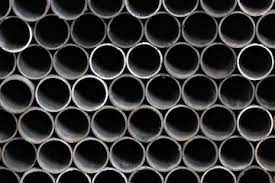
#> input picture aonimages/download.jpg, 275 x 183 px, found by its file name
$ python 'rings(pipes).py'
#> lines starting #> are read from the running program, lines starting #| are printed output that depends on the picture; after the words box and inside, x2 and y2 are one past the last pixel; in counts of white or black regions, pixels touching at a corner belong together
import cv2
import numpy as np

def empty(a):
    pass

def stackImages(scale, imgArray):
    rows = len(imgArray)
    cols = len(imgArray[0])
    rowsAvailable = isinstance(imgArray[0], list)
    width = imgArray[0][0].shape[1]
    height = imgArray[0][0].shape[0]
    if rowsAvailable:
        for x in range(0, rows):
            for y in range(0, cols):
                if imgArray[x][y].shape[:2] == imgArray[0][0].shape[:2]:
                    imgArray[x][y] = cv2.resize(imgArray[x][y], (0, 0), None, scale, scale)
                else:
                    imgArray[x][y] = cv2.resize(imgArray[x][y], (imgArray[0][0].shape[1], imgArray[0][0].shape[0]), None, scale, scale)
                if len(imgArray[x][y].shape) == 2:
                    imgArray[x][y] = cv2.cvtColor(imgArray[x][y], cv2.COLOR_GRAY2BGR)
        imageBlank = np.zeros((height, width, 3), np.uint8)
        hor = [imageBlank] * rows
        hor_con = [imageBlank] * rows
        for x in range(0, rows):
            hor[x] = np.hstack(imgArray[x])
        ver = np.vstack(hor)
    else:
        for x in range(0, rows):
            if imgArray[x].shape[:2] == imgArray[0].shape[:2]:
                imgArray[x] = cv2.resize(imgArray[x], (0, 0), None, scale, scale)
            else:
                imgArray[x] = cv2.resize(imgArray[x], (imgArray[0].shape[1], imgArray[0].shape[0]), None, scale, scale)
            if len(imgArray[x].shape) == 2:
                imgArray[x] = cv2.cvtColor(imgArray[x], cv2.COLOR_GRAY2BGR)
        hor = np.hstack(imgArray)
        ver = hor
    return ver


# Load the image
# image = cv2.imread(r"C:\Users\lenovo\Desktop\aon\aonimages\gg.webp")
# image = cv2.imread(r"C:\Users\lenovo\Desktop\aon\aonimages\pipe.jpg")
image = cv2.imread(r"C:\Users\lenovo\Desktop\aon\aonimages\download.jpg")
#> image is the input picture: shape (183, 275, 3); mean B, G, R 48.2, 48.3, 48.9

# Convert the image to grayscale
gray = cv2.cvtColor(image, cv2.COLOR_BGR2GRAY)

# Create a window to hold trackbars
cv2.namedWindow("parameters")
cv2.resizeWindow("parameters", 640, 240)
cv2.createTrackbar("Threshold1", "parameters", 150, 255, empty)
cv2.createTrackbar("Threshold2", "parameters", 255, 255, empty)

while True:
    imgblur = cv2.GaussianBlur(gray, (7, 7), 1)
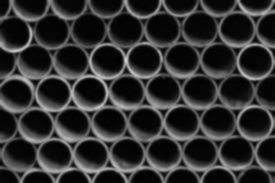
#> imgblur: shape (183, 275); min 1, max 207, mean 48.5

    threshold1 = cv2.getTrackbarPos("Threshold1", "parameters")
    threshold2 = cv2.getTrackbarPos("Threshold2", "parameters")
    imgcanny = cv2.Canny(imgblur, threshold1, threshold2)
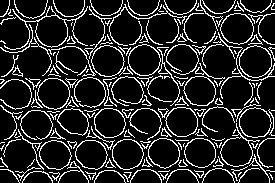
#> imgcanny: shape (183, 275); 15% white in thin lines or dots

    # Find contours in the image
    contours, _ = cv2.findContours(imgcanny, cv2.RETR_EXTERNAL, cv2.CHAIN_APPROX_SIMPLE)
#> contours = 170 contours, 131 with area under 20; largest, box (x1, y1, x2, y2) and area: (239, 45, 272, 78) 806, (220, 13, 254, 45) 788, (91, 45, 125, 77) 782, (128, 44, 161, 76) 778, (37, 78, 70, 110) 774

    # Count the number of rings
    num_rings = 0

    # Loop over the contours
    for contour in contours:
        # Approximate the contour to simplify its shape
        approx = cv2.approxPolyDP(contour, 0.02 * cv2.arcLength(contour, True), True)

        # Check if the contour is a ring based on the number of vertices
        if len(approx) >=8:
            # Calculate the area of the contour
            area = cv2.contourArea(contour)

            # Calculate the area of the enclosing circle
            (_, _), radius = cv2.minEnclosingCircle(contour)
            circle_area = np.pi * radius**2

            # Calculate the circularity
            circularity = area / circle_area

            # Set a circularity threshold to identify rings (half the original threshold)
            circularity_threshold = 0.6/2

            # Draw the ring and increment the ring count if circularity is above the threshold
            if circularity >= circularity_threshold:
                cv2.drawContours(image, [approx], -1, (0, 0, 255), 2)
                num_rings += 1
#> this loop made 170 passes
#> (area, radius, circle_area, circularity) on passes 19, 23, 27, 38, 39, 41, 45, 46, 50, 53, 55, 61: (42.5, 15.86, 790.7, 0.0537), (34.5, 5.79, 105.2, 0.328), (41, 15.88, 792.5, 0.0517), (716.5, 16.19, 823.2, 0.87), (711, 16.24, 828.2, 0.859), (733.5, 16.01, 805.4, 0.911), (718.5, 16.1, 814.5, 0.882), (714, 16.1, 814.5, 0.877), (28, 25.68, 2072.1, 0.0135), (37, 6.03, 114.1, 0.324), (737, 21.91, 1507.8, 0.489), (28, 16.22, 826.1, 0.0339)
#> approx on passes 10, 18, 30, 40, 49, 60: [[169, 170], [168, 171], [158, 171], [168, 171]], [[0, 166], [3, 166]], [[184, 143], [183, 144], [183, 146], [183, 144]], [[175, 139], [176, 140], [188, 140], [176, 140]], [[128, 129], [128, 132], [134, 137], [128, 131]], [[271, 110], [274, 110]]
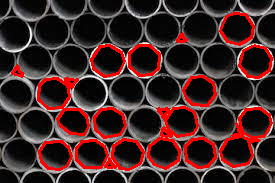
#> image: shape (183, 275, 3); 10.48% of pixels changed, all inside (x1, y1, x2, y2) = (11, 12, 273, 171)
#> after the loop, num_rings = 22

    # Display the ring count on the image
    cv2.putText(image, "Ring Count: " + str(num_rings), (10, 30), cv2.FONT_HERSHEY_SIMPLEX, 0.7, (0, 0, 255), 2)
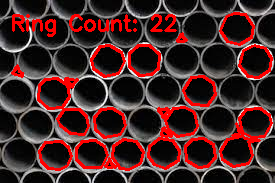
#> image: shape (183, 275, 3); 2.17% of pixels changed, all inside (x1, y1, x2, y2) = (12, 14, 177, 37)

    imagestack = stackImages(0.8, ([image, gray, imgcanny]))
#> in stackImages, `rows = len(imgArray)`: rows = 3
#> in stackImages, `cols = len(imgArray[0])`: cols = 183
#> in stackImages, `rowsAvailable = isinstance(imgArray[0], list)`: rowsAvailable = False
#> after the loop in stackImages, `for x in range(0, rows):`: imgArray = 3 items
#> in stackImages, `hor = np.hstack(imgArray)`:
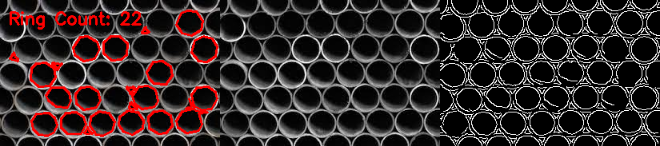
#> hor: shape (146, 660, 3); mean of channels 0, 1, 2 42, 42.1, 53; drawn as B, G, R

    cv2.imshow("Result", imagestack)
    if cv2.waitKey(1) & 0xFF == ord('q'):
#> (key q is pressed here)
        break

cv2.destroyAllWindows()

$ run again, with aonimages/pipe.jpg copied over aonimages/download.jpg
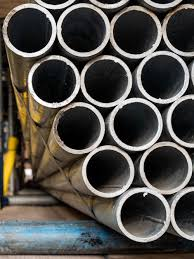
#> input picture aonimages/pipe.jpg, 194 x 259 px, found by its file name
#> image is the input picture: shape (259, 194, 3); mean B, G, R 72.2, 77.2, 80.5
#> `imgcanny = cv2.Canny(imgblur, threshold1, threshold2)`:
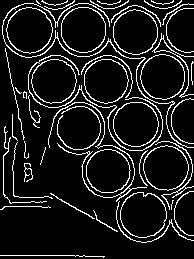
#> imgcanny: shape (259, 194); 10.7% white in thin lines or dots
#> contours = 46 contours, 27 with area under 20; largest, box (x1, y1, x2, y2) and area: (120, 192, 167, 238) 1642, (28, 55, 163, 151) 1638, (6, 7, 53, 54) 1618, (61, 7, 106, 53) 1611, (113, 102, 159, 147) 1579
#> the loop `for contour in contours:` made 46 passes
#> (area, radius, circle_area, circularity) on passes 4, 7, 11, 13, 15, 19, 20, 21: (35.5, 42.04, 5552, 0.00639), (1641.5, 23.66, 1758.8, 0.933), (1507.5, 22.62, 1607.3, 0.938), (1568, 22.97, 1657, 0.946), (58.5, 34.23, 3682, 0.0159), (37.5, 22.44, 1581.5, 0.0237), (1579, 22.94, 1653.6, 0.955), (127, 58.26, 10662.6, 0.0119)
#> after the loop `for contour in contours:`: num_rings = 9
#> rows = 3
#> cols = 259
#> rowsAvailable = False
#> after the loop in stackImages, `for x in range(0, rows):`: imgArray = 3 items
#> in stackImages, `hor = np.hstack(imgArray)`:
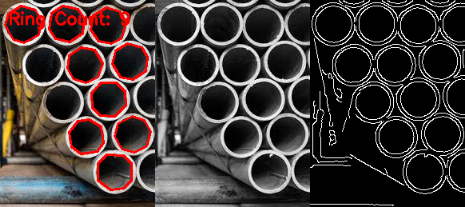
#> hor: shape (207, 465, 3); mean of channels 0, 1, 2 56.3, 57.9, 66.8; drawn as B, G, R
